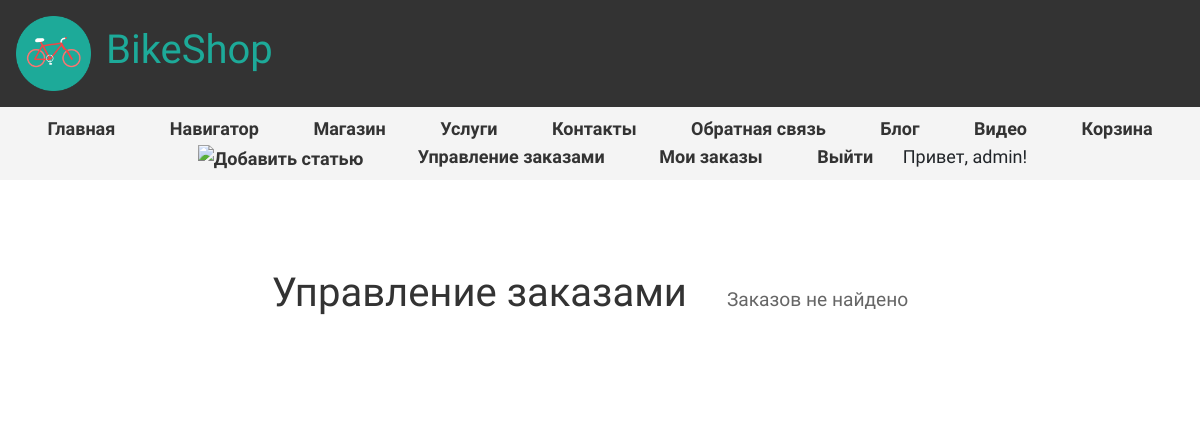
Before: /admin_orders/ (signed in) with the older database file.
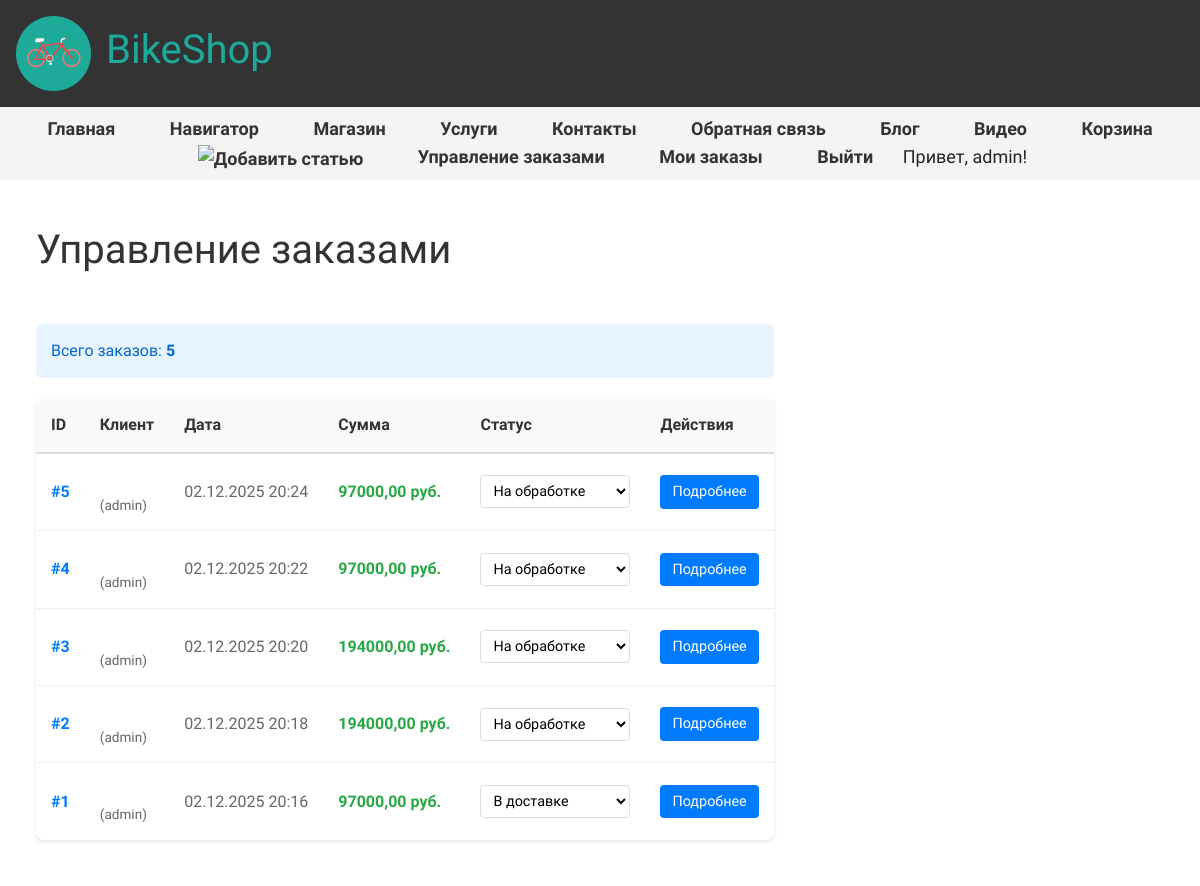
After: the same page with the newer database file.
### main/models.py (models this page shows, shortened)
class Order(models.Model):
    STATUS_CHOICES = [
        ('processing', 'На обработке'),
        ('assembly', 'На сборке'),
        ('shipping', 'В доставке'),
        ('delivered', 'Прибыл'),
        ('cancelled', 'Отменён'),
    ]
    user = models.ForeignKey(User, on_delete=models.CASCADE, verbose_name="Пользователь")
    order_data = models.JSONField(verbose_name="Данные заказа")  # Сохраняем JSON с товарами и количеством
    total_price = models.DecimalField(max_digits=10, decimal_places=2, verbose_name="Общая сумма")
    status = models.CharField(max_length=20, choices=STATUS_CHOICES, default='processing', verbose_name="Статус")
    created = models.DateTimeField(default=datetime.now, db_index=True, verbose_name="Дата создания")
    updated = models.DateTimeField(auto_now=True, verbose_name="Дата обновления")
    class Meta:
        verbose_name = "Заказ"
        verbose_name_plural = "Заказы"
        ordering = ['-created']

### main/views.py (the view)
# urls.py: path('admin_orders/', views.admin_orders, name='admin_orders'),
def admin_orders(request):
    if not request.user.is_staff:
        return redirect('shop')
    orders = Order.objects.all().order_by('-created')
    return render(request, 'main/admin_orders.html', {
        'orders': orders
    })

### main/templates/main/admin_orders.html (shortened to what this page needs)
{% extends 'main/layout.html' %}
{% load static %}
{% block content %}
<section class="admin-orders-section">
    <h1>Управление заказами</h1>
    {% if orders %}
    <div class="orders-container">
        <div class="filter-info">
            Всего заказов: <strong>{{ orders|length }}</strong>
        </div>
        <table class="admin-orders-table">
            <thead>
                <tr>
                    <th>ID</th>
                    <th>Клиент</th>
                    <th>Дата</th>
                    <th>Сумма</th>
                    <th>Статус</th>
                    <th>Действия</th>
                </tr>
            </thead>
            <tbody>
                {% for order in orders %}
                <tr class="order-row" data-order-id="{{ order.id }}">
                    <td class="order-id">#{{ order.id }}</td>
                    <td class="client-name">
                        {{ order.user.first_name }} {{ order.user.last_name }}<br>
                        <span class="username">({{ order.user.username }})</span>
                    </td>
                    <td class="order-date">{{ order.created|date:"d.m.Y H:i" }}</td>
                    <td class="order-price">{{ order.total_price }} руб.</td>
                    <td>
                        <select class="status-select" data-order-id="{{ order.id }}" data-current-status="{{ order.status }}">
                            <option value="processing" {% if order.status == 'processing' %}selected{% endif %}>На обработке</option>
                            <option value="shipping" {% if order.status == 'shipping' %}selected{% endif %}>В доставке</option>
                        </select>
                    </td>
                    <td>
                        <button class="btn btn-small btn-view" data-order-id="{{ order.id }}">
                            Подробнее
                        </button>
                    </td>
                </tr>
                {% endfor %}
            </tbody>
        </table>
    </div>
    {% else %}
    <div class="empty-orders">
        <p>Заказов не найдено</p>
    </div>
    {% endif %}
</section>
{% endblock %}

Changed rows visible on the page:
added Order: id "5", user.username "admin", created "02.12.2025 20:24", total_price "97000,00", status+id "На обработке"
added Order: id "4", user.username "admin", created "02.12.2025 20:22", total_price "97000,00", status+id "На обработке"
added Order: id "3", user.username "admin", created "02.12.2025 20:20", total_price "194000,00", status+id "На обработке"
added Order: id "2", user.username "admin", created "02.12.2025 20:18", total_price "194000,00", status+id "На обработке"
added Order: id "1", user.username "admin", created "02.12.2025 20:16", total_price "97000,00", status+id "В доставке"
Other visible differences:
{{ orders|length }}: (not shown) → "5"
text no longer shown: "Заказов не найдено"
text now shown: "Всего заказов: ID Клиент Дата Сумма Статус Действия"
